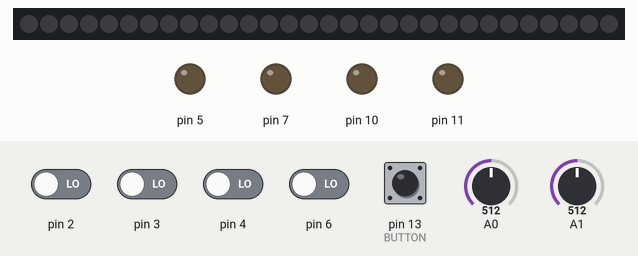
Bench run of a program on a simulated Arduino Uno, built with avr-gcc and run on an emulated ATmega328P. On the bench: 30 RGB LEDs in strip order, left to right, output pins drawn as LEDs (lit = HIGH). The inputs (shaded band) are chosen by the test bench; at power-on: pin 13 (BUTTON) HIGH, pin 2–4, pin 6 LOW, A0 = 512, A1 = 512. Dim RGB values are drawn brighter than linear; what the program prints to the serial monitor is not drawn.

Above: at 0.8 s.
0.9 s: pin 13 (BUTTON) pulled LOW for 0.15 s
At 1.17 s:
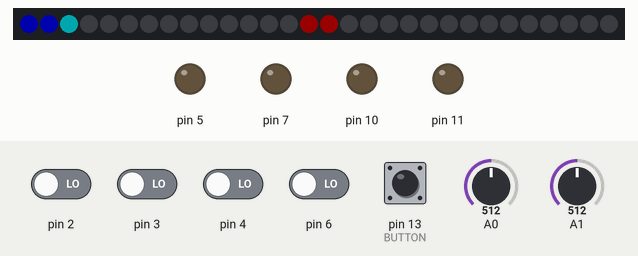
3.9 s: A0 set to 499
6.4 s: A0 set to 0
At 6.8 s:
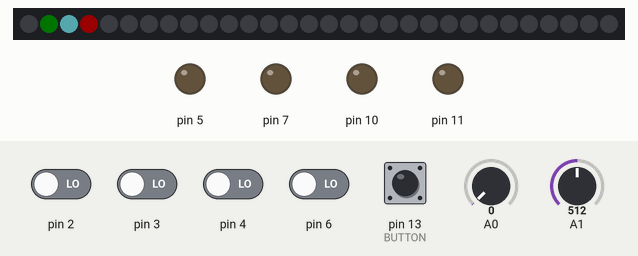
9.4 s: pin 3 driven HIGH
At 10.5 s:
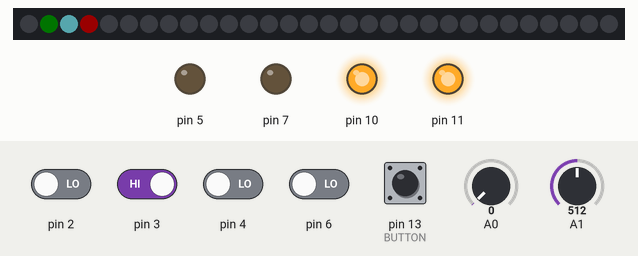
10.9 s: pin 4 driven HIGH
At 10.95 s:
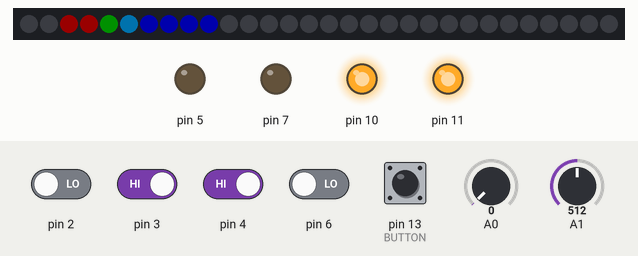
13.0 s: pin 3 driven LOW
At 14.4 s:
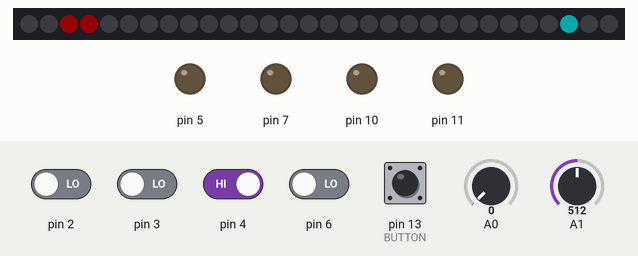
Timing chart, 0 to 16.0 s (numbered marks = the images above; inputs shaded):
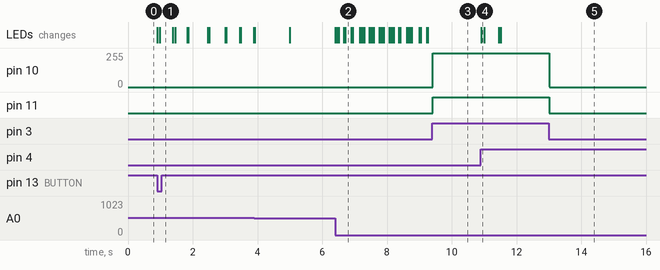

Measured:
- after the input at 0.9 s, the LEDs: first change at once (image 1 shows a later state)
- after the input at 6.4 s, the LEDs: change at once (image 2)
- after the input at 9.4 s, pin 10: 0/255 → 255/255 at once; pin 11: LOW → HIGH at once
- after the input at 10.9 s, the LEDs: change at once (image 4)
- after the input at 13.0 s, pin 10: 255/255 → 0/255 at once; pin 11: HIGH → LOW after 0.01 s instead of 30.9 s

The program:

main.cpp
```cpp
#include <Arduino.h>

#include "overlord.h"
#include "student.h"

#define BUTTON 13

Overlord &overlord = Overlord::getInstance ();

void setup()
{
  Serial.begin (2000000);

  pinMode (BUTTON, INPUT_PULLUP);

  overlord.init (controllerTick);

  controllerInit (overlord);

  Serial.println ("Init complete");
  while (digitalRead (BUTTON));
}

void loop ()
{
  overlord.tick ();
}
```

student.h
```cpp
// (licence header left out)
#include "overlord.h"

void controllerInit (Overlord &over);

void controllerTick (Overlord &over);
```

student.cpp
```cpp
#include "student.h"

/**
 * @brief Инициализировать систему управления
 * @details Вызывется один раз перед вызовом
 * функции \p controllerTick
 */
void controllerInit (Overlord &over)
{
    over.setSlider (SliderEnum::prog1, -12000, 12000);
    over.setSlider (SliderEnum::prog2, -10000, 10000);
}

/**
 * @brief Выполнить одну итерацию системы управления
 * @details Вызывается раз в 5мс
 */
void controllerTick (Overlord &over)
{
    float setPoint = -over.getSetpoint ();
    float carX = -over.getCarX ();
    float carVel = -over.getCarVel ();
    float motorAngle = over.getMotorTheta ();
    float motorVel = over.getMotorVel ();

    float w0 = over.getSlider(SliderEnum::prog1) * 1.0 / 1000;

    float e = w0 = motorVel;

    static float I = 0;
    static constexpr float Kp = 1;
    static constexpr float Ki = 1;

    float u = I + Kp*e;

    if(-12 < u && u < 12 ||
        I * e < 0)
    {
        float dI = over.getTs() * Ki * e;
        I = I + dI;
    }

    u = constrain(u, -12, 12);


    Serial.print(w0);
    Serial.print(' ');
    Serial.println(motorVel);

    over.setMotorU (u);
}
```
